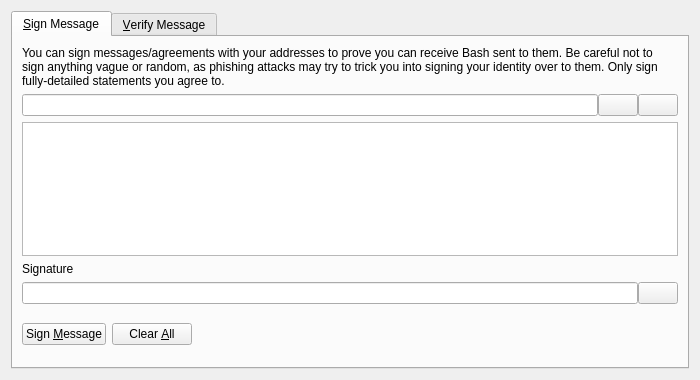
<?xml version="1.0" encoding="UTF-8"?>
<ui version="4.0">
 <class>SignVerifyMessageDialog</class>
 <widget class="QDialog" name="SignVerifyMessageDialog">
  <property name="geometry">
   <rect>
    <x>0</x>
    <y>0</y>
    <width>700</width>
    <height>380</height>
   </rect>
  </property>
  <property name="windowTitle">
   <string>Signatures - Sign / Verify a Message</string>
  </property>
  <property name="modal">
   <bool>true</bool>
  </property>
  <layout class="QVBoxLayout" name="verticalLayout">
   <item>
    <widget class="QTabWidget" name="tabWidget">
     <property name="currentIndex">
      <number>0</number>
     </property>
     <widget class="QWidget" name="tabSignMessage">
      <attribute name="title">
       <string>&amp;Sign Message</string>
      </attribute>
      <layout class="QVBoxLayout" name="verticalLayout_SM">
       <item>
        <widget class="QLabel" name="infoLabel_SM">
         <property name="text">
          <string>You can sign messages/agreements with your addresses to prove you can receive Bash sent to them. Be careful not to sign anything vague or random, as phishing attacks may try to trick you into signing your identity over to them. Only sign fully-detailed statements you agree to.</string>
         </property>
         <property name="textFormat">
          <enum>Qt::PlainText</enum>
         </property>
         <property name="wordWrap">
          <bool>true</bool>
         </property>
        </widget>
       </item>
       <item>
        <layout class="QHBoxLayout" name="horizontalLayout_1_SM">
         <property name="spacing">
          <number>0</number>
         </property>
         <item>
          <widget class="QValidatedLineEdit" name="addressIn_SM">
           <property name="toolTip">
            <string>The Bash address to sign the message with</string>
           </property>
          </widget>
         </item>
         <item>
          <widget class="QPushButton" name="addressBookButton_SM">
           <property name="toolTip">
            <string>Choose previously used address</string>
           </property>
           <property name="text">
            <string/>
           </property>
           <property name="shortcut">
            <string>Alt+A</string>
           </property>
           <property name="autoDefault">
            <bool>false</bool>
           </property>
          </widget>
         </item>
         <item>
          <widget class="QPushButton" name="pasteButton_SM">
           <property name="toolTip">
            <string>Paste address from clipboard</string>
           </property>
           <property name="text">
            <string/>
           </property>
           <property name="shortcut">
            <string>Alt+P</string>
           </property>
           <property name="autoDefault">
            <bool>false</bool>
           </property>
          </widget>
         </item>
        </layout>
       </item>
       <item>
        <widget class="QPlainTextEdit" name="messageIn_SM">
         <property name="toolTip">
          <string>Enter the message you want to sign here</string>
         </property>
        </widget>
       </item>
       <item>
        <widget class="QLabel" name="signatureLabel_SM">
         <property name="text">
          <string>Signature</string>
         </property>
         <property name="textFormat">
          <enum>Qt::PlainText</enum>
         </property>
        </widget>
       </item>
       <item>
        <layout class="QHBoxLayout" name="horizontalLayout_2_SM">
         <property name="spacing">
          <number>0</number>
         </property>
         <item>
          <widget class="QLineEdit" name="signatureOut_SM">
           <property name="font">
            <font>
             <italic>true</italic>
            </font>
           </property>
           <property name="readOnly">
            <bool>true</bool>
           </property>
          </widget>
         </item>
         <item>
          <widget class="QPushButton" name="copySignatureButton_SM">
           <property name="toolTip">
            <string>Copy the current signature to the system clipboard</string>
           </property>
           <property name="text">
            <string/>
           </property>
           <property name="autoDefault">
            <bool>false</bool>
           </property>
          </widget>
         </item>
        </layout>
       </item>
       <item>
        <layout class="QHBoxLayout" name="horizontalLayout_3_SM">
         <item>
          <widget class="QPushButton" name="signMessageButton_SM">
           <property name="toolTip">
            <string>Sign the message to prove you own this Bash address</string>
           </property>
           <property name="text">
            <string>Sign &amp;Message</string>
           </property>
           <property name="autoDefault">
            <bool>false</bool>
           </property>
          </widget>
         </item>
         <item>
          <widget class="QPushButton" name="clearButton_SM">
           <property name="toolTip">
            <string>Reset all sign message fields</string>
           </property>
           <property name="text">
            <string>Clear &amp;All</string>
           </property>
           <property name="autoDefault">
            <bool>false</bool>
           </property>
          </widget>
         </item>
         <item>
          <spacer name="horizontalSpacer_1_SM">
           <property name="orientation">
            <enum>Qt::Horizontal</enum>
           </property>
           <property name="sizeHint" stdset="0">
            <size>
             <width>40</width>
             <height>48</height>
            </size>
           </property>
          </spacer>
         </item>
         <item>
          <widget class="QLabel" name="statusLabel_SM">
           <property name="font">
            <font>
             <weight>75</weight>
             <bold>true</bold>
            </font>
           </property>
           <property name="text">
            <string/>
           </property>
           <property name="wordWrap">
            <bool>true</bool>
           </property>
          </widget>
         </item>
         <item>
          <spacer name="horizontalSpacer_2_SM">
           <property name="orientation">
            <enum>Qt::Horizontal</enum>
           </property>
           <property name="sizeHint" stdset="0">
            <size>
             <width>40</width>
             <height>48</height>
            </size>
           </property>
          </spacer>
         </item>
        </layout>
       </item>
      </layout>
     </widget>
     <widget class="QWidget" name="tabVerifyMessage">
      <attribute name="title">
       <string>&amp;Verify Message</string>
      </attribute>
      <layout class="QVBoxLayout" name="verticalLayout_VM">
       <item>
        <widget class="QLabel" name="infoLabel_VM">
         <property name="text">
          <string>Enter the receiver's address, message (ensure you copy line breaks, spaces, tabs, etc. exactly) and signature below to verify the message. Be careful not to read more into the signature than what is in the signed message itself, to avoid being tricked by a man-in-the-middle attack. Note that this only proves the signing party receives with the address, it cannot prove sendership of any transaction!</string>
         </property>
         <property name="textFormat">
          <enum>Qt::PlainText</enum>
         </property>
         <property name="alignment">
          <set>Qt::AlignLeading|Qt::AlignLeft|Qt::AlignTop</set>
         </property>
         <property name="wordWrap">
          <bool>true</bool>
         </property>
        </widget>
       </item>
       <item>
        <layout class="QHBoxLayout" name="horizontalLayout_1_VM">
         <property name="spacing">
          <number>0</number>
         </property>
         <item>
          <widget class="QValidatedLineEdit" name="addressIn_VM">
           <property name="toolTip">
            <string>The Bash address the message was signed with</string>
           </property>
          </widget>
         </item>
         <item>
          <widget class="QPushButton" name="addressBookButton_VM">
           <property name="toolTip">
            <string>Choose previously used address</string>
           </property>
           <property name="text">
            <string/>
           </property>
           <property name="shortcut">
            <string>Alt+A</string>
           </property>
           <property name="autoDefault">
            <bool>false</bool>
           </property>
          </widget>
         </item>
        </layout>
       </item>
       <item>
        <widget class="QPlainTextEdit" name="messageIn_VM"/>
       </item>
       <item>
        <widget class="QValidatedLineEdit" name="signatureIn_VM"/>
       </item>
       <item>
        <layout class="QHBoxLayout" name="horizontalLayout_2_VM">
         <item>
          <widget class="QPushButton" name="verifyMessageButton_VM">
           <property name="toolTip">
            <string>Verify the message to ensure it was signed with the specified Bash address</string>
           </property>
           <property name="text">
            <string>Verify &amp;Message</string>
           </property>
           <property name="autoDefault">
            <bool>false</bool>
           </property>
          </widget>
         </item>
         <item>
          <widget class="QPushButton" name="clearButton_VM">
           <property name="toolTip">
            <string>Reset all verify message fields</string>
           </property>
           <property name="text">
            <string>Clear &amp;All</string>
           </property>
           <property name="autoDefault">
            <bool>false</bool>
           </property>
          </widget>
         </item>
         <item>
          <spacer name="horizontalSpacer_1_VM">
           <property name="orientation">
            <enum>Qt::Horizontal</enum>
           </property>
           <property name="sizeHint" stdset="0">
            <size>
             <width>40</width>
             <height>48</height>
            </size>
           </property>
          </spacer>
         </item>
         <item>
          <widget class="QLabel" name="statusLabel_VM">
           <property name="font">
            <font>
             <weight>75</weight>
             <bold>true</bold>
            </font>
           </property>
           <property name="text">
            <string/>
           </property>
           <property name="wordWrap">
            <bool>true</bool>
           </property>
          </widget>
         </item>
         <item>
          <spacer name="horizontalSpacer_2_VM">
           <property name="orientation">
            <enum>Qt::Horizontal</enum>
           </property>
           <property name="sizeHint" stdset="0">
            <size>
             <width>40</width>
             <height>48</height>
            </size>
           </property>
          </spacer>
         </item>
        </layout>
       </item>
      </layout>
     </widget>
    </widget>
   </item>
  </layout>
 </widget>
 <customwidgets>
  <customwidget>
   <class>QValidatedLineEdit</class>
   <extends>QLineEdit</extends>
   <header>qvalidatedlineedit.h</header>
  </customwidget>
 </customwidgets>
 <resources>
  <include location="../bash.qrc"/>
 </resources>
 <connections/>
</ui>
